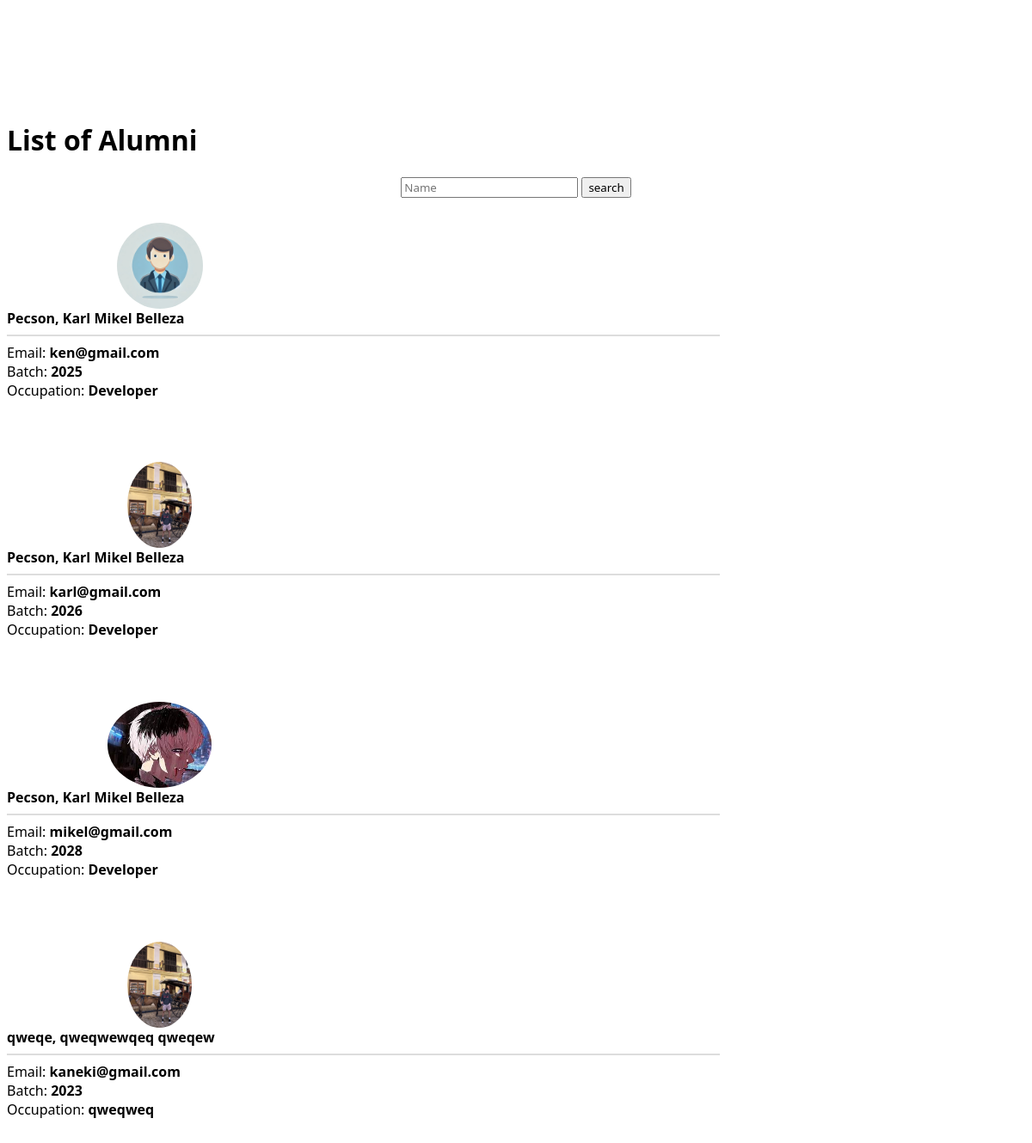
The app's page /alumni_list.php, older data.
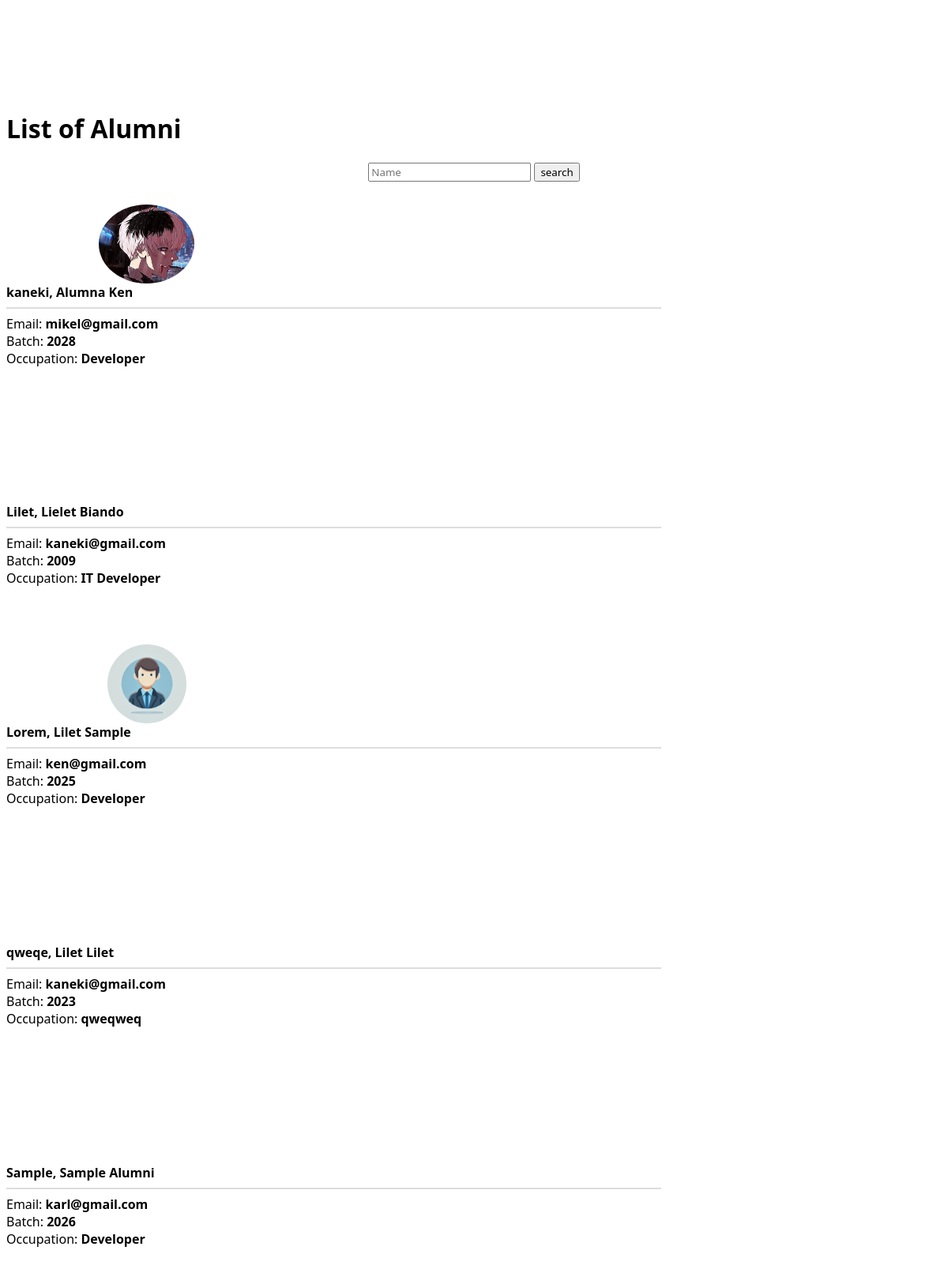
The same page, newer data.
### tables this page shows
CREATE TABLE `alumnus_bio` (
  `id` int(30) NOT NULL,
  `firstname` varchar(200) NOT NULL,
  `middlename` varchar(200) NOT NULL,
  `lastname` varchar(200) NOT NULL,
  `gender` varchar(10) NOT NULL,
  `batch` year(4) NOT NULL,
  `course_id` int(30) NOT NULL,
  `email` varchar(250) NOT NULL,
  `connected_to` text NOT NULL,
  `avatar` text NOT NULL,
  `status` tinyint(1) NOT NULL DEFAULT 0 COMMENT '0= Unverified, 1= Verified',
  `date_created` date NOT NULL DEFAULT current_timestamp()
);

CREATE TABLE `courses` (
  `id` int(30) NOT NULL,
  `course` text NOT NULL,
  `about` text NOT NULL
);

### alumni_list.php (the view, shortened to what this page needs)
<?php
include 'admin/db_connect.php';
?>
        <header class="">
            <div class="head container-fluid h-100">
                <div class="row h-100 align-items-center justify-content-center text-center">
                    <div class="col-lg-8 align-self-end mb-4 page-title">
                        <h1 class="text-white">List of Alumni</h1>
                    </div>
                </div>
            </div>
        </header>
             <div class="search_container ">
                <div class="input-group col-md-6 ">
      <input type="text"  id="filter" class="form-control rounded" placeholder="Name" aria-label="Search" aria-describedby="search-addon" />
      <button type="button" class="btn btn-outline-primary col-md-3" data-mdb-ripple-init>search</button>
    </div>
            </div>
            <div class="container-fluid mt-3 pt-2">
                <div class="row-items">
                <div class="col-lg-12">
                    <div class="row">
                <?php
                $fpath = 'admin/assets/uploads';
                $alumni = $conn->query("SELECT a.*,c.course,Concat(a.lastname,', ',a.firstname,' ',a.middlename) as name from alumnus_bio a inner join courses c on c.id = a.course_id order by Concat(a.lastname,', ',a.firstname,' ',a.middlename) asc");
                while($row = $alumni->fetch_assoc()):
                ?>
                <div class="col-md-4 item">
                <div class="card alumni-list" data-id="<?php echo $row['id'] ?>">
                        <div class="alumni-img" style="height:100px; margin-top:1.8em;" card-img-top>
                            <img src="<?php echo $fpath.'/'.$row['avatar'] ?>" alt="">
                        </div>
                    <div class="card-body">
                        <div class="row align-items-center h-100">
                            <div class="">
                                <div>
                                <p class="filter-txt"><b><?php echo $row['name'] ?></b></p>
                                <hr class="w-100" style="max-width: calc(100%); border: 1px solid #ddd;  ">
                                <p class="filter-txt">Email: <b><?php echo $row['email'] ?></b></p>
                                <p class="filter-txt">Batch: <b><?php echo $row['course'] ?></b></p>
                                <p class="filter-txt">Occupation: <b><?php echo $row['connected_to'] ?></b></p>
                                    <br>
                                </div>
                            </div>
                        </div>
                    </div>
                </div>
                <br>
                </div>
                <?php endwhile; ?>
                </div>
                </div>
                </div>
            </div>

### alumni_list.php (style rules this page uses)
* { font-family:system-ui; }
.alumni-list { cursor: pointer; border: unset; flex-direction: inherit; }
.alumni-img { width: calc(30%); max-height: 30vh; display: flex; align-items: center; justify-content: center; }
.alumni-list .card-body { width: calc(70%); }
.alumni-img img { border-radius: 100%; max-height: calc(100%); max-width: calc(100%); }
.row-items { position: relative; }
.alumni-list p { margin:unset; }
.head { padding-top:7rem; }
.search_container { display:flex; justify-content:center; }

Row changes from the older to the newer data that the page shows:
changed alumnus_bio "mikel@gmail.com": name "Pecson, Karl Mikel Belleza" → "kaneki, Alumna Ken"; moves up the list
added alumnus_bio: name "Lilet, Lielet Biando", email "kaneki@gmail.com", course.course "2009", connected_to "IT Developer"
changed alumnus_bio "ken@gmail.com": name "Pecson, Karl Mikel Belleza" → "Lorem, Lilet Sample"
changed alumnus_bio "qweqweq": name "qweqe, qweqwewqeq qweqew" → "qweqe, Lilet Lilet"; avatar: picture removed; moves up the list
changed alumnus_bio "karl@gmail.com": name "Pecson, Karl Mikel Belleza" → "Sample, Sample Alumni"; avatar: picture removed
